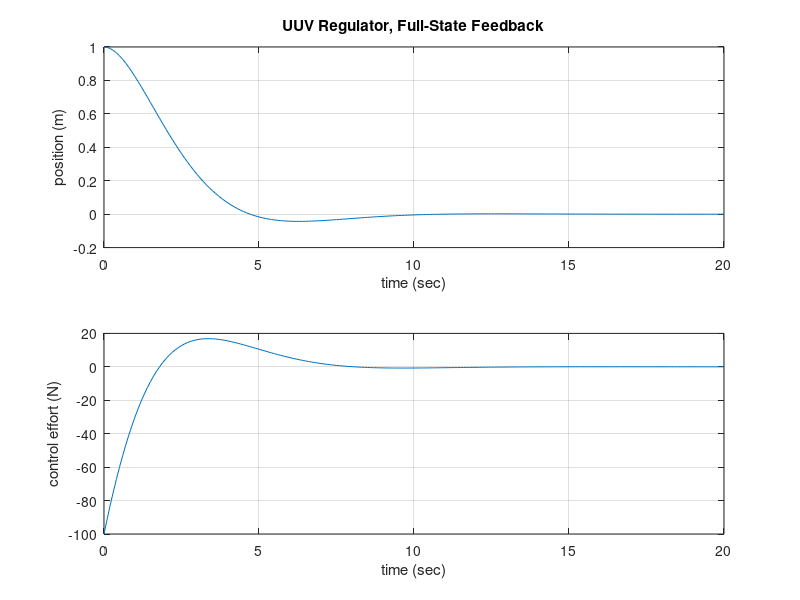

Recreate this plot in MATLAB.
% simulation of translational motion of a UUV for % class discussion of state-space regulator design.m = 200;b = 20;x0 = [0; 1];t = 0:0.1:20;F = [-b/m 0; 1 0];G = [1/m; 0];H = [0 1];J = 0;P = [-0.5-0.5j -0.5+0.5j];K = place(F,G,P)Fcl = F-G*K;Gcl = zeros(size(G));sys_cl = ss(Fcl,Gcl,H,J)[ycl,t,xcl] = initial(sys_cl,x0,t);ucl = -K*xcl';subplot(211); plot(t,ycl); grid;title('UUV Regulator, Full-State Feedback');xlabel('time (sec)');ylabel('position (m)');subplot(212); plot(t,ucl); grid;xlabel('time (sec)');ylabel('control effort (N)');